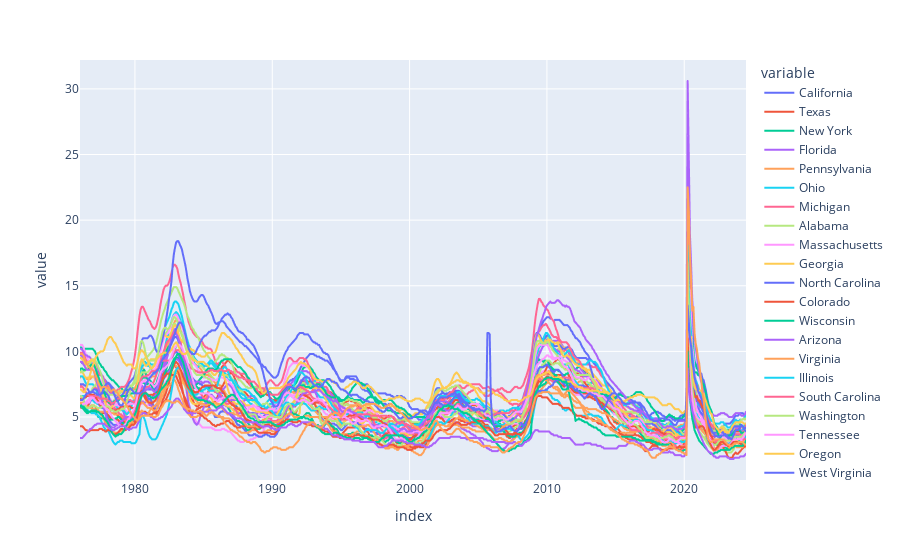

Notebook cell for this chart:
### Code cell
px.line(unemp_states)

### Figure 1 — Plotly figure (JSON) as saved in the notebook; plotly's stock layout.template omitted (floating-point values rounded to 4 significant figures; data arrays with more than 128 entries replaced by an {"elided": "..."} marker saying what was removed)
{"data": [{"hovertemplate": "variable=California<br>index=%{x}<br>value=%{y}<extra></extra>", "legendgroup": "California", "line": {"color": "#636efa", "dash": "solid"}, "marker": {"symbol": "circle"}, "mode": "lines", "name": "California", "showlegend": true, "type": "scattergl", "x": {"elided": "583 str values"}, "xaxis": "x", "y": {"elided": "583 float values"}, "yaxis": "y"}, {"hovertemplate": "variable=Texas<br>index=%{x}<br>value=%{y}<extra></extra>", "legendgroup": "Texas", "line": {"color": "#EF553B", "dash": "solid"}, "marker": {"symbol": "circle"}, "mode": "lines", "name": "Texas", "showlegend": true, "type": "scattergl", "x": {"elided": "583 str values"}, "xaxis": "x", "y": {"elided": "583 float values"}, "yaxis": "y"}, {"hovertemplate": "variable=New York<br>index=%{x}<br>value=%{y}<extra></extra>", "legendgroup": "New York", "line": {"color": "#00cc96", "dash": "solid"}, "marker": {"symbol": "circle"}, "mode": "lines", "name": "New York", "showlegend": true, "type": "scattergl", "x": {"elided": "583 str values"}, "xaxis": "x", "y": {"elided": "583 float values"}, "yaxis": "y"}, {"hovertemplate": "variable=Florida<br>index=%{x}<br>value=%{y}<extra></extra>", "legendgroup": "Florida", "line": {"color": "#ab63fa", "dash": "solid"}, "marker": {"symbol": "circle"}, "mode": "lines", "name": "Florida", "showlegend": true, "type": "scattergl", "x": {"elided": "583 str values"}, "xaxis": "x", "y": {"elided": "583 float values"}, "yaxis": "y"}, {"hovertemplate": "variable=Pennsylvania<br>index=%{x}<br>value=%{y}<extra></extra>", "legendgroup": "Pennsylvania", "line": {"color": "#FFA15A", "dash": "solid"}, "marker": {"symbol": "circle"}, "mode": "lines", "name": "Pennsylvania", "showlegend": true, "type": "scattergl", "x": {"elided": "583 str values"}, "xaxis": "x", "y": {"elided": "583 float values"}, "yaxis": "y"}, {"hovertemplate": "variable=Ohio<br>index=%{x}<br>value=%{y}<extra></extra>", "legendgroup": "Ohio", "line": {"color": "#19d3f3", "dash": "solid"}, "marker": {"symbol": "circle"}, "mode": "lines", "name": "Ohio", "showlegend": true, "type": "scattergl", "x": {"elided": "583 str values"}, "xaxis": "x", "y": {"elided": "583 float values"}, "yaxis": "y"}, {"hovertemplate": "variable=Michigan<br>index=%{x}<br>value=%{y}<extra></extra>", "legendgroup": "Michigan", "line": {"color": "#FF6692", "dash": "solid"}, "marker": {"symbol": "circle"}, "mode": "lines", "name": "Michigan", "showlegend": true, "type": "scattergl", "x": {"elided": "583 str values"}, "xaxis": "x", "y": {"elided": "583 float values"}, "yaxis": "y"}, {"hovertemplate": "variable=Alabama<br>index=%{x}<br>value=%{y}<extra></extra>", "legendgroup": "Alabama", "line": {"color": "#B6E880", "dash": "solid"}, "marker": {"symbol": "circle"}, "mode": "lines", "name": "Alabama", "showlegend": true, "type": "scattergl", "x": {"elided": "583 str values"}, "xaxis": "x", "y": {"elided": "583 float values"}, "yaxis": "y"}, {"hovertemplate": "variable=Massachusetts<br>index=%{x}<br>value=%{y}<extra></extra>", "legendgroup": "Massachusetts", "line": {"color": "#FF97FF", "dash": "solid"}, "marker": {"symbol": "circle"}, "mode": "lines", "name": "Massachusetts", "showlegend": true, "type": "scattergl", "x": {"elided": "583 str values"}, "xaxis": "x", "y": {"elided": "583 float values"}, "yaxis": "y"}, {"hovertemplate": "variable=Georgia<br>index=%{x}<br>value=%{y}<extra></extra>", "legendgroup": "Georgia", "line": {"color": "#FECB52", "dash": "solid"}, "marker": {"symbol": "circle"}, "mode": "lines", "name": "Georgia", "showlegend": true, "type": "scattergl", "x": {"elided": "583 str values"}, "xaxis": "x", "y": {"elided": "583 float values"}, "yaxis": "y"}, {"hovertemplate": "variable=North Carolina<br>index=%{x}<br>value=%{y}<extra></extra>", "legendgroup": "North Carolina", "line": {"color": "#636efa", "dash": "solid"}, "marker": {"symbol": "circle"}, "mode": "lines", "name": "North Carolina", "showlegend": true, "type": "scattergl", "x": {"elided": "583 str values"}, "xaxis": "x", "y": {"elided": "583 float values"}, "yaxis": "y"}, {"hovertemplate": "variable=Colorado<br>index=%{x}<br>value=%{y}<extra></extra>", "legendgroup": "Colorado", "line": {"color": "#EF553B", "dash": "solid"}, "marker": {"symbol": "circle"}, "mode": "lines", "name": "Colorado", "showlegend": true, "type": "scattergl", "x": {"elided": "583 str values"}, "xaxis": "x", "y": {"elided": "583 float values"}, "yaxis": "y"}, {"hovertemplate": "variable=Wisconsin<br>index=%{x}<br>value=%{y}<extra></extra>", "legendgroup": "Wisconsin", "line": {"color": "#00cc96", "dash": "solid"}, "marker": {"symbol": "circle"}, "mode": "lines", "name": "Wisconsin", "showlegend": true, "type": "scattergl", "x": {"elided": "583 str values"}, "xaxis": "x", "y": {"elided": "583 float values"}, "yaxis": "y"}, {"hovertemplate": "variable=Arizona<br>index=%{x}<br>value=%{y}<extra></extra>", "legendgroup": "Arizona", "line": {"color": "#ab63fa", "dash": "solid"}, "marker": {"symbol": "circle"}, "mode": "lines", "name": "Arizona", "showlegend": true, "type": "scattergl", "x": {"elided": "583 str values"}, "xaxis": "x", "y": {"elided": "583 float values"}, "yaxis": "y"}, {"hovertemplate": "variable=Virginia<br>index=%{x}<br>value=%{y}<extra></extra>", "legendgroup": "Virginia", "line": {"color": "#FFA15A", "dash": "solid"}, "marker": {"symbol": "circle"}, "mode": "lines", "name": "Virginia", "showlegend": true, "type": "scattergl", "x": {"elided": "583 str values"}, "xaxis": "x", "y": {"elided": "583 float values"}, "yaxis": "y"}, {"hovertemplate": "variable=Illinois<br>index=%{x}<br>value=%{y}<extra></extra>", "legendgroup": "Illinois", "line": {"color": "#19d3f3", "dash": "solid"}, "marker": {"symbol": "circle"}, "mode": "lines", "name": "Illinois", "showlegend": true, "type": "scattergl", "x": {"elided": "583 str values"}, "xaxis": "x", "y": {"elided": "583 float values"}, "yaxis": "y"}, {"hovertemplate": "variable=South Carolina<br>index=%{x}<br>value=%{y}<extra></extra>", "legendgroup": "South Carolina", "line": {"color": "#FF6692", "dash": "solid"}, "marker": {"symbol": "circle"}, "mode": "lines", "name": "South Carolina", "showlegend": true, "type": "scattergl", "x": {"elided": "583 str values"}, "xaxis": "x", "y": {"elided": "583 float values"}, "yaxis": "y"}, {"hovertemplate": "variable=Washington<br>index=%{x}<br>value=%{y}<extra></extra>", "legendgroup": "Washington", "line": {"color": "#B6E880", "dash": "solid"}, "marker": {"symbol": "circle"}, "mode": "lines", "name": "Washington", "showlegend": true, "type": "scattergl", "x": {"elided": "583 str values"}, "xaxis": "x", "y": {"elided": "583 float values"}, "yaxis": "y"}, {"hovertemplate": "variable=Tennessee<br>index=%{x}<br>value=%{y}<extra></extra>", "legendgroup": "Tennessee", "line": {"color": "#FF97FF", "dash": "solid"}, "marker": {"symbol": "circle"}, "mode": "lines", "name": "Tennessee", "showlegend": true, "type": "scattergl", "x": {"elided": "583 str values"}, "xaxis": "x", "y": {"elided": "583 float values"}, "yaxis": "y"}, {"hovertemplate": "variable=Oregon<br>index=%{x}<br>value=%{y}<extra></extra>", "legendgroup": "Oregon", "line": {"color": "#FECB52", "dash": "solid"}, "marker": {"symbol": "circle"}, "mode": "lines", "name": "Oregon", "showlegend": true, "type": "scattergl", "x": {"elided": "583 str values"}, "xaxis": "x", "y": {"elided": "583 float values"}, "yaxis": "y"}, {"hovertemplate": "variable=West Virginia<br>index=%{x}<br>value=%{y}<extra></extra>", "legendgroup": "West Virginia", "line": {"color": "#636efa", "dash": "solid"}, "marker": {"symbol": "circle"}, "mode": "lines", "name": "West Virginia", "showlegend": true, "type": "scattergl", "x": {"elided": "583 str values"}, "xaxis": "x", "y": {"elided": "583 float values"}, "yaxis": "y"}, {"hovertemplate": "variable=Maryland<br>index=%{x}<br>value=%{y}<extra></extra>", "legendgroup": "Maryland", "line": {"color": "#EF553B", "dash": "solid"}, "marker": {"symbol": "circle"}, "mode": "lines", "name": "Maryland", "showlegend": true, "type": "scattergl", "x": {"elided": "583 str values"}, "xaxis": "x", "y": {"elided": "583 float values"}, "yaxis": "y"}, {"hovertemplate": "variable=New Mexico<br>index=%{x}<br>value=%{y}<extra></extra>", "legendgroup": "New Mexico", "line": {"color": "#00cc96", "dash": "solid"}, "marker": {"symbol": "circle"}, "mode": "lines", "name": "New Mexico", "showlegend": true, "type": "scattergl", "x": {"elided": "583 str values"}, "xaxis": "x", "y": {"elided": "583 float values"}, "yaxis": "y"}, {"hovertemplate": "variable=Nevada<br>index=%{x}<br>value=%{y}<extra></extra>", "legendgroup": "Nevada", "line": {"color": "#ab63fa", "dash": "solid"}, "marker": {"symbol": "circle"}, "mode": "lines", "name": "Nevada", "showlegend": true, "type": "scattergl", "x": {"elided": "583 str values"}, "xaxis": "x", "y": {"elided": "583 float values"}, "yaxis": "y"}, {"hovertemplate": "variable=Minnesota<br>index=%{x}<br>value=%{y}<extra></extra>", "legendgroup": "Minnesota", "line": {"color": "#FFA15A", "dash": "solid"}, "marker": {"symbol": "circle"}, "mode": "lines", "name": "Minnesota", "showlegend": true, "type": "scattergl", "x": {"elided": "583 str values"}, "xaxis": "x", "y": {"elided": "583 float values"}, "yaxis": "y"}, {"hovertemplate": "variable=Oklahoma<br>index=%{x}<br>value=%{y}<extra></extra>", "legendgroup": "Oklahoma", "line": {"color": "#19d3f3", "dash": "solid"}, "marker": {"symbol": "circle"}, "mode": "lines", "name": "Oklahoma", "showlegend": true, "type": "scattergl", "x": {"elided": "583 str values"}, "xaxis": "x", "y": {"elided": "583 float values"}, "yaxis": "y"}, {"hovertemplate": "variable=Arkansas<br>index=%{x}<br>value=%{y}<extra></extra>", "legendgroup": "Arkansas", "line": {"color": "#FF6692", "dash": "solid"}, "marker": {"symbol": "circle"}, "mode": "lines", "name": "Arkansas", "showlegend": true, "type": "scattergl", "x": {"elided": "583 str values"}, "xaxis": "x", "y": {"elided": "583 float values"}, "yaxis": "y"}, {"hovertemplate": "variable=Indiana<br>index=%{x}<br>value=%{y}<extra></extra>", "legendgroup": "Indiana", "line": {"color": "#B6E880", "dash": "solid"}, "marker": {"symbol": "circle"}, "mode": "lines", "name": "Indiana", "showlegend": true, "type": "scattergl", "x": {"elided": "583 str values"}, "xaxis": "x", "y": {"elided": "583 float values"}, "yaxis": "y"}, {"hovertemplate": "variable=Missouri<br>index=%{x}<br>value=%{y}<extra></extra>", "legendgroup": "Missouri", "line": {"color": "#FF97FF", "dash": "solid"}, "marker": {"symbol": "circle"}, "mode": "lines", "name": "Missouri", "showlegend": true, "type": "scattergl", "x": {"elided": "583 str values"}, "xaxis": "x", "y": {"elided": "583 float values"}, "yaxis": "y"}, {"hovertemplate": "variable=Alaska<br>index=%{x}<br>value=%{y}<extra></extra>", "legendgroup": "Alaska", "line": {"color": "#FECB52", "dash": "solid"}, "marker": {"symbol": "circle"}, "mode": "lines", "name": "Alaska", "showlegend": true, "type": "scattergl", "x": {"elided": "583 str values"}, "xaxis": "x", "y": {"elided": "583 float values"}, "yaxis": "y"}, {"hovertemplate": "variable=Louisiana<br>index=%{x}<br>value=%{y}<extra></extra>", "legendgroup": "Louisiana", "line": {"color": "#636efa", "dash": "solid"}, "marker": {"symbol": "circle"}, "mode": "lines", "name": "Louisiana", "showlegend": true, "type": "scattergl", "x": {"elided": "583 str values"}, "xaxis": "x", "y": {"elided": "583 float values"}, "yaxis": "y"}, {"hovertemplate": "variable=Iowa<br>index=%{x}<br>value=%{y}<extra></extra>", "legendgroup": "Iowa", "line": {"color": "#EF553B", "dash": "solid"}, "marker": {"symbol": "circle"}, "mode": "lines", "name": "Iowa", "showlegend": true, "type": "scattergl", "x": {"elided": "583 str values"}, "xaxis": "x", "y": {"elided": "583 float values"}, "yaxis": "y"}, {"hovertemplate": "variable=Utah<br>index=%{x}<br>value=%{y}<extra></extra>", "legendgroup": "Utah", "line": {"color": "#00cc96", "dash": "solid"}, "marker": {"symbol": "circle"}, "mode": "lines", "name": "Utah", "showlegend": true, "type": "scattergl", "x": {"elided": "583 str values"}, "xaxis": "x", "y": {"elided": "583 float values"}, "yaxis": "y"}, {"hovertemplate": "variable=North Dakota<br>index=%{x}<br>value=%{y}<extra></extra>", "legendgroup": "North Dakota", "line": {"color": "#ab63fa", "dash": "solid"}, "marker": {"symbol": "circle"}, "mode": "lines", "name": "North Dakota", "showlegend": true, "type": "scattergl", "x": {"elided": "583 str values"}, "xaxis": "x", "y": {"elided": "583 float values"}, "yaxis": "y"}, {"hovertemplate": "variable=Hawaii<br>index=%{x}<br>value=%{y}<extra></extra>", "legendgroup": "Hawaii", "line": {"color": "#FFA15A", "dash": "solid"}, "marker": {"symbol": "circle"}, "mode": "lines", "name": "Hawaii", "showlegend": true, "type": "scattergl", "x": {"elided": "583 str values"}, "xaxis": "x", "y": {"elided": "583 float values"}, "yaxis": "y"}], "layout": {"autosize": true, "legend": {"title": {"text": "variable"}, "tracegroupgap": 0}, "margin": {"t": 60}, "xaxis": {"anchor": "y", "autorange": true, "domain": [0, 1], "range": ["1976-01-01", "2024-07-01"], "title": {"text": "index"}, "type": "date"}, "yaxis": {"anchor": "x", "autorange": true, "domain": [0, 1], "range": [0.2, 32.2], "title": {"text": "value"}, "type": "linear"}}}
